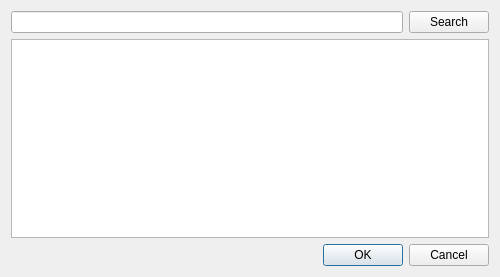
<?xml version="1.0" encoding="UTF-8"?>
<ui version="4.0">
 <class>searchDialog</class>
 <widget class="QDialog" name="searchDialog">
  <property name="geometry">
   <rect>
    <x>0</x>
    <y>0</y>
    <width>500</width>
    <height>277</height>
   </rect>
  </property>
  <property name="windowTitle">
   <string>Search Show</string>
  </property>
  <layout class="QGridLayout" name="gridLayout">
   <item row="0" column="0">
    <widget class="QLineEdit" name="lineEdit"/>
   </item>
   <item row="0" column="1">
    <widget class="QPushButton" name="searchButton">
     <property name="text">
      <string>Search</string>
     </property>
    </widget>
   </item>
   <item row="1" column="0" colspan="2">
    <widget class="QListWidget" name="listWidget">
     <property name="font">
      <font>
       <pointsize>12</pointsize>
      </font>
     </property>
     <property name="selectionMode">
      <enum>QAbstractItemView::ExtendedSelection</enum>
     </property>
     <property name="iconSize">
      <size>
       <width>256</width>
       <height>64</height>
      </size>
     </property>
    </widget>
   </item>
   <item row="2" column="0" colspan="2">
    <widget class="QDialogButtonBox" name="buttonBox">
     <property name="orientation">
      <enum>Qt::Horizontal</enum>
     </property>
     <property name="standardButtons">
      <set>QDialogButtonBox::Cancel|QDialogButtonBox::Ok</set>
     </property>
    </widget>
   </item>
  </layout>
 </widget>
 <resources>
  <include location="serieswatcher.qrc"/>
 </resources>
 <connections>
  <connection>
   <sender>buttonBox</sender>
   <signal>accepted()</signal>
   <receiver>searchDialog</receiver>
   <slot>accept()</slot>
   <hints>
    <hint type="sourcelabel">
     <x>248</x>
     <y>254</y>
    </hint>
    <hint type="destinationlabel">
     <x>157</x>
     <y>274</y>
    </hint>
   </hints>
  </connection>
  <connection>
   <sender>buttonBox</sender>
   <signal>rejected()</signal>
   <receiver>searchDialog</receiver>
   <slot>reject()</slot>
   <hints>
    <hint type="sourcelabel">
     <x>316</x>
     <y>260</y>
    </hint>
    <hint type="destinationlabel">
     <x>286</x>
     <y>274</y>
    </hint>
   </hints>
  </connection>
 </connections>
</ui>
